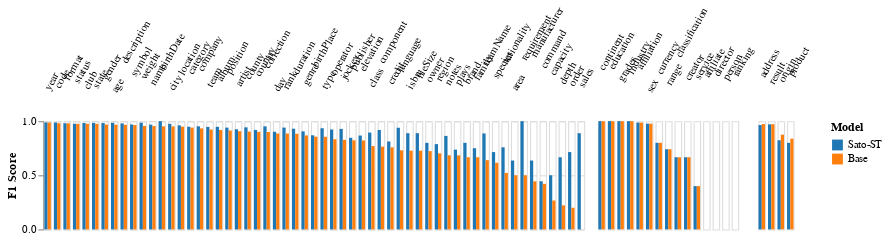

Notebook code for this chart:
### Code cell
f4

### Figure 1 — Vega-Lite specification as saved in the notebook (floating-point values rounded to 4 significant figures)
{"config": {"view": {"continuousWidth": 400, "continuousHeight": 300}, "facet": {"spacing": 0.8}}, "hconcat": [{"data": {"name": "data-2314ad1190bf37054cd686755c1251ae"}, "facet": {"column": {"field": "type", "header": {"labelAngle": 300}, "sort": {"field": "F1", "op": "min", "order": "descending"}, "title": null, "type": "ordinal"}}, "spec": {"mark": {"type": "bar", "size": 3}, "encoding": {"color": {"field": "Model", "scale": {"domain": ["Sato-ST", "Base"], "scheme": "category10"}, "sort": ["Sato", "Sato-TV", "Sato-ST", "Base"], "type": "nominal"}, "x": {"axis": null, "field": "Model", "sort": ["Sato", "Sato-TV", "Sato-ST", "Base"], "type": "ordinal"}, "y": {"field": "F1", "title": "F1 Score", "type": "quantitative"}}, "height": 100, "width": 6}}, {"data": {"name": "data-9b3517b1c32776e6189eee1d0677872d"}, "facet": {"column": {"field": "type", "header": {"labelAngle": 300}, "sort": {"field": "F1", "op": "max", "order": "descending"}, "title": null, "type": "ordinal"}}, "spec": {"mark": {"type": "bar", "size": 3}, "encoding": {"color": {"field": "Model", "scale": {"domain": ["Sato-ST", "Base"], "scheme": "category10"}, "sort": ["Sato", "Sato-TV", "Sato-ST", "Base"], "type": "nominal"}, "x": {"axis": null, "field": "Model", "sort": ["Sato", "Sato-TV", "Sato-ST", "Base"], "title": null, "type": "ordinal"}, "y": {"axis": null, "field": "F1", "title": null, "type": "quantitative"}}, "height": 100, "width": 6}}, {"data": {"name": "data-a644f1b9f9540540f65b1e467be7e3f2"}, "facet": {"column": {"field": "type", "header": {"labelAngle": 300}, "sort": {"field": "F1", "op": "max", "order": "descending"}, "title": null, "type": "ordinal"}}, "spec": {"mark": {"type": "bar", "size": 3}, "encoding": {"color": {"field": "Model", "scale": {"domain": ["Sato-ST", "Base"], "scheme": "category10"}, "sort": ["Sato", "Sato-TV", "Sato-ST", "Base"], "type": "nominal"}, "x": {"axis": null, "field": "Model", "sort": ["Sato", "Sato-TV", "Sato-ST", "Base"], "title": null, "type": "ordinal"}, "y": {"axis": null, "field": "F1", "title": null, "type": "quantitative"}}, "height": 100, "width": 6}}], "spacing": 0, "$schema": "https://vega.github.io/schema/vega-lite/v4.17.0.json", "datasets": {"data-2314ad1190bf37054cd686755c1251ae": [{"type": "age", "Model": "Sato-ST", "F1": 0.9851}, {"type": "album", "Model": "Sato-ST", "F1": 0.9479}, {"type": "area", "Model": "Sato-ST", "F1": 0.6364}, {"type": "artist", "Model": "Sato-ST", "F1": 0.9252}, {"type": "birthDate", "Model": "Sato-ST", "F1": 1.0}, {"type": "birthPlace", "Model": "Sato-ST", "F1": 0.8696}, {"type": "brand", "Model": "Sato-ST", "F1": 0.8}, {"type": "capacity", "Model": "Sato-ST", "F1": 0.5}, {"type": "category", "Model": "Sato-ST", "F1": 0.9488}, {"type": "city", "Model": "Sato-ST", "F1": 0.9757}, {"type": "class", "Model": "Sato-ST", "F1": 0.8946}, {"type": "club", "Model": "Sato-ST", "F1": 0.9835}, {"type": "code", "Model": "Sato-ST", "F1": 0.9878}, {"type": "collection", "Model": "Sato-ST", "F1": 0.9524}, {"type": "command", "Model": "Sato-ST", "F1": 0.4444}, {"type": "company", "Model": "Sato-ST", "F1": 0.9528}, {"type": "component", "Model": "Sato-ST", "F1": 0.9189}, {"type": "country", "Model": "Sato-ST", "F1": 0.9192}, {"type": "county", "Model": "Sato-ST", "F1": 0.9432}, {"type": "credit", "Model": "Sato-ST", "F1": 0.8125}, {"type": "day", "Model": "Sato-ST", "F1": 0.9024}, {"type": "depth", "Model": "Sato-ST", "F1": 0.6667}, {"type": "description", "Model": "Sato-ST", "F1": 0.9792}, {"type": "duration", "Model": "Sato-ST", "F1": 0.9302}, {"type": "elevation", "Model": "Sato-ST", "F1": 0.8675}, {"type": "family", "Model": "Sato-ST", "F1": 0.75}, {"type": "fileSize", "Model": "Sato-ST", "F1": 0.8889}, {"type": "format", "Model": "Sato-ST", "F1": 0.9809}, {"type": "gender", "Model": "Sato-ST", "F1": 0.9826}, {"type": "genre", "Model": "Sato-ST", "F1": 0.9057}, {"type": "isbn", "Model": "Sato-ST", "F1": 0.8889}, {"type": "jockey", "Model": "Sato-ST", "F1": 0.9286}, {"type": "language", "Model": "Sato-ST", "F1": 0.9394}, {"type": "location", "Model": "Sato-ST", "F1": 0.9613}, {"type": "manufacturer", "Model": "Sato-ST", "F1": 0.6364}, {"type": "name", "Model": "Sato-ST", "F1": 0.9683}, {"type": "nationality", "Model": "Sato-ST", "F1": 0.7586}, {"type": "notes", "Model": "Sato-ST", "F1": 0.8641}, {"type": "operator", "Model": "Sato-ST", "F1": 0.9231}, {"type": "order", "Model": "Sato-ST", "F1": 0.7143}, {"type": "owner", "Model": "Sato-ST", "F1": 0.8}, {"type": "plays", "Model": "Sato-ST", "F1": 0.7368}, {"type": "position", "Model": "Sato-ST", "F1": 0.9408}, {"type": "publisher", "Model": "Sato-ST", "F1": 0.8462}, {"type": "rank", "Model": "Sato-ST", "F1": 0.9407}, {"type": "region", "Model": "Sato-ST", "F1": 0.7879}, {"type": "requirement", "Model": "Sato-ST", "F1": 1.0}, {"type": "sales", "Model": "Sato-ST", "F1": 0.8889}, {"type": "species", "Model": "Sato-ST", "F1": 0.7143}, {"type": "state", "Model": "Sato-ST", "F1": 0.9844}, {"type": "status", "Model": "Sato-ST", "F1": 0.9761}, {"type": "symbol", "Model": "Sato-ST", "F1": 0.9697}, {"type": "team", "Model": "Sato-ST", "F1": 0.9472}, {"type": "teamName", "Model": "Sato-ST", "F1": 0.8866}, {"type": "type", "Model": "Sato-ST", "F1": 0.9348}, {"type": "weight", "Model": "Sato-ST", "F1": 0.9861}, {"type": "year", "Model": "Sato-ST", "F1": 0.9885}, {"type": "age", "Model": "Base", "F1": 0.9674}, {"type": "album", "Model": "Base", "F1": 0.9184}, {"type": "area", "Model": "Base", "F1": 0.5}, {"type": "artist", "Model": "Base", "F1": 0.9074}, {"type": "birthDate", "Model": "Base", "F1": 0.9524}, {"type": "birthPlace", "Model": "Base", "F1": 0.8571}, {"type": "brand", "Model": "Base", "F1": 0.6667}, {"type": "capacity", "Model": "Base", "F1": 0.2667}, {"type": "category", "Model": "Base", "F1": 0.9406}, {"type": "city", "Model": "Base", "F1": 0.952}, {"type": "class", "Model": "Base", "F1": 0.7703}, {"type": "club", "Model": "Base", "F1": 0.9759}, {"type": "code", "Model": "Base", "F1": 0.9815}, {"type": "collection", "Model": "Base", "F1": 0.9}, {"type": "command", "Model": "Base", "F1": 0.4211}, {"type": "company", "Model": "Base", "F1": 0.9333}, {"type": "component", "Model": "Base", "F1": 0.7647}, {"type": "country", "Model": "Base", "F1": 0.9015}, {"type": "county", "Model": "Base", "F1": 0.904}, {"type": "credit", "Model": "Base", "F1": 0.7586}, {"type": "day", "Model": "Base", "F1": 0.8864}, {"type": "depth", "Model": "Base", "F1": 0.2222}, {"type": "description", "Model": "Base", "F1": 0.9665}, {"type": "duration", "Model": "Base", "F1": 0.8837}, {"type": "elevation", "Model": "Base", "F1": 0.8219}, {"type": "family", "Model": "Base", "F1": 0.6667}, {"type": "fileSize", "Model": "Base", "F1": 0.7273}, {"type": "format", "Model": "Base", "F1": 0.9806}, {"type": "gender", "Model": "Base", "F1": 0.9692}, {"type": "genre", "Model": "Base", "F1": 0.8679}, {"type": "isbn", "Model": "Base", "F1": 0.7273}, {"type": "jockey", "Model": "Base", "F1": 0.8276}, {"type": "language", "Model": "Base", "F1": 0.7308}, {"type": "location", "Model": "Base", "F1": 0.9495}, {"type": "manufacturer", "Model": "Base", "F1": 0.4444}, {"type": "name", "Model": "Base", "F1": 0.955}, {"type": "nationality", "Model": "Base", "F1": 0.5217}, {"type": "notes", "Model": "Base", "F1": 0.6851}, {"type": "operator", "Model": "Base", "F1": 0.8333}, {"type": "order", "Model": "Base", "F1": 0.2}, {"type": "owner", "Model": "Base", "F1": 0.7234}, {"type": "plays", "Model": "Base", "F1": 0.6842}, {"type": "position", "Model": "Base", "F1": 0.9143}, {"type": "publisher", "Model": "Base", "F1": 0.8235}, {"type": "rank", "Model": "Base", "F1": 0.8858}, {"type": "region", "Model": "Base", "F1": 0.7027}, {"type": "requirement", "Model": "Base", "F1": 0.5}, {"type": "sales", "Model": "Base", "F1": 0.0}, {"type": "species", "Model": "Base", "F1": 0.6154}, {"type": "state", "Model": "Base", "F1": 0.9752}, {"type": "status", "Model": "Base", "F1": 0.976}, {"type": "symbol", "Model": "Base", "F1": 0.9641}, {"type": "team", "Model": "Base", "F1": 0.9231}, {"type": "teamName", "Model": "Base", "F1": 0.64}, {"type": "type", "Model": "Base", "F1": 0.8562}, {"type": "weight", "Model": "Base", "F1": 0.956}, {"type": "year", "Model": "Base", "F1": 0.9877}], "data-9b3517b1c32776e6189eee1d0677872d": [{"type": "affiliate", "Model": "Sato-ST", "F1": 0.0}, {"type": "affiliation", "Model": "Sato-ST", "F1": 0.987}, {"type": "classification", "Model": "Sato-ST", "F1": 0.6667}, {"type": "continent", "Model": "Sato-ST", "F1": 1.0}, {"type": "creator", "Model": "Sato-ST", "F1": 0.6667}, {"type": "currency", "Model": "Sato-ST", "F1": 0.8}, {"type": "director", "Model": "Sato-ST", "F1": 0.0}, {"type": "education", "Model": "Sato-ST", "F1": 1.0}, {"type": "grades", "Model": "Sato-ST", "F1": 1.0}, {"type": "industry", "Model": "Sato-ST", "F1": 1.0}, {"type": "person", "Model": "Sato-ST", "F1": 0.0}, {"type": "range", "Model": "Sato-ST", "F1": 0.7407}, {"type": "ranking", "Model": "Sato-ST", "F1": 0.0}, {"type": "service", "Model": "Sato-ST", "F1": 0.4}, {"type": "sex", "Model": "Sato-ST", "F1": 0.9771}, {"type": "affiliate", "Model": "Base", "F1": 0.0}, {"type": "affiliation", "Model": "Base", "F1": 0.987}, {"type": "classification", "Model": "Base", "F1": 0.6667}, {"type": "continent", "Model": "Base", "F1": 1.0}, {"type": "creator", "Model": "Base", "F1": 0.6667}, {"type": "currency", "Model": "Base", "F1": 0.8}, {"type": "director", "Model": "Base", "F1": 0.0}, {"type": "education", "Model": "Base", "F1": 1.0}, {"type": "grades", "Model": "Base", "F1": 1.0}, {"type": "industry", "Model": "Base", "F1": 1.0}, {"type": "person", "Model": "Base", "F1": 0.0}, {"type": "range", "Model": "Base", "F1": 0.7407}, {"type": "ranking", "Model": "Base", "F1": 0.0}, {"type": "service", "Model": "Base", "F1": 0.4}, {"type": "sex", "Model": "Base", "F1": 0.9771}], "data-a644f1b9f9540540f65b1e467be7e3f2": [{"type": "address", "Model": "Sato-ST", "F1": 0.964}, {"type": "origin", "Model": "Sato-ST", "F1": 0.8235}, {"type": "product", "Model": "Sato-ST", "F1": 0.8}, {"type": "result", "Model": "Sato-ST", "F1": 0.9703}, {"type": "address", "Model": "Base", "F1": 0.9732}, {"type": "origin", "Model": "Base", "F1": 0.875}, {"type": "product", "Model": "Base", "F1": 0.8387}, {"type": "result", "Model": "Base", "F1": 0.9722}]}}
